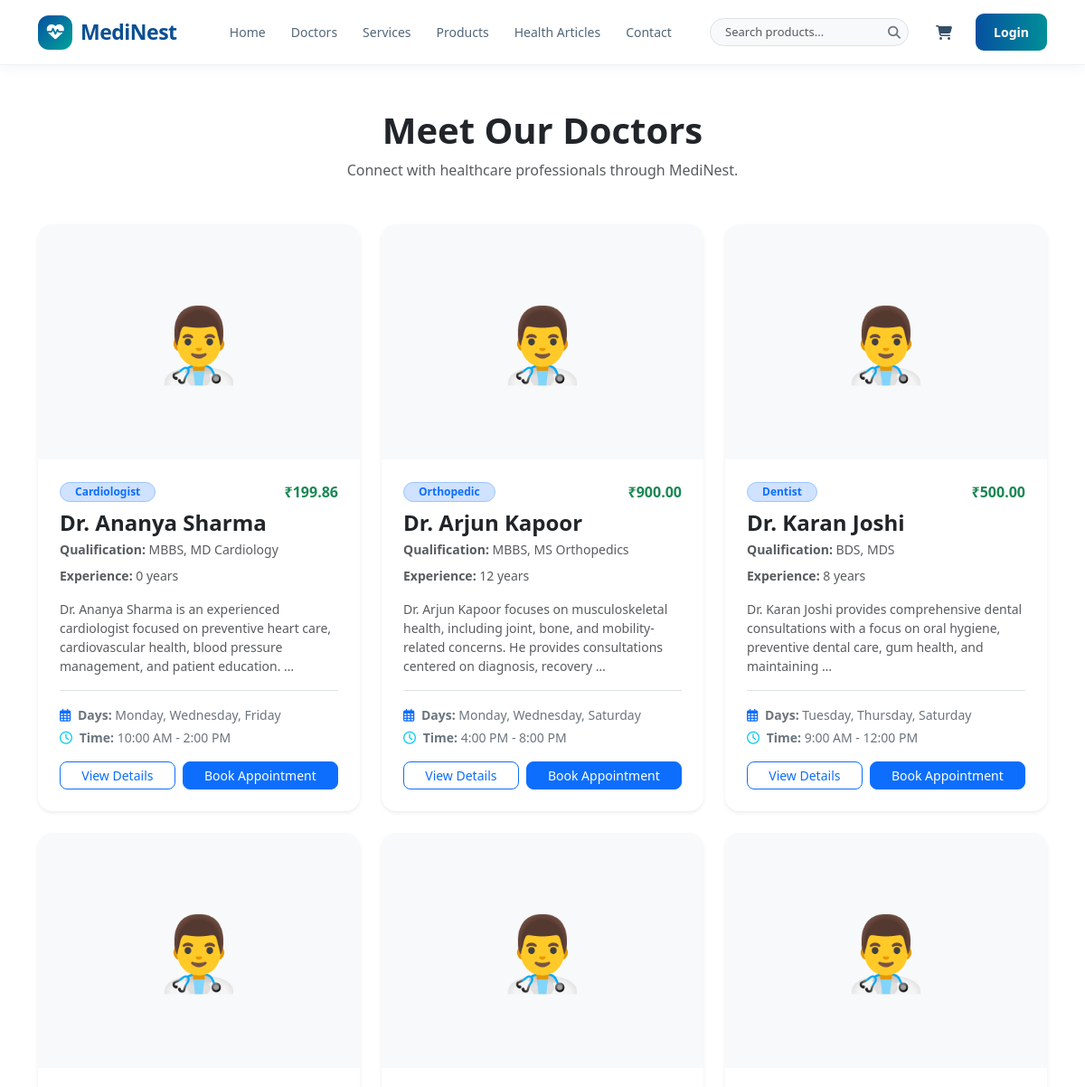
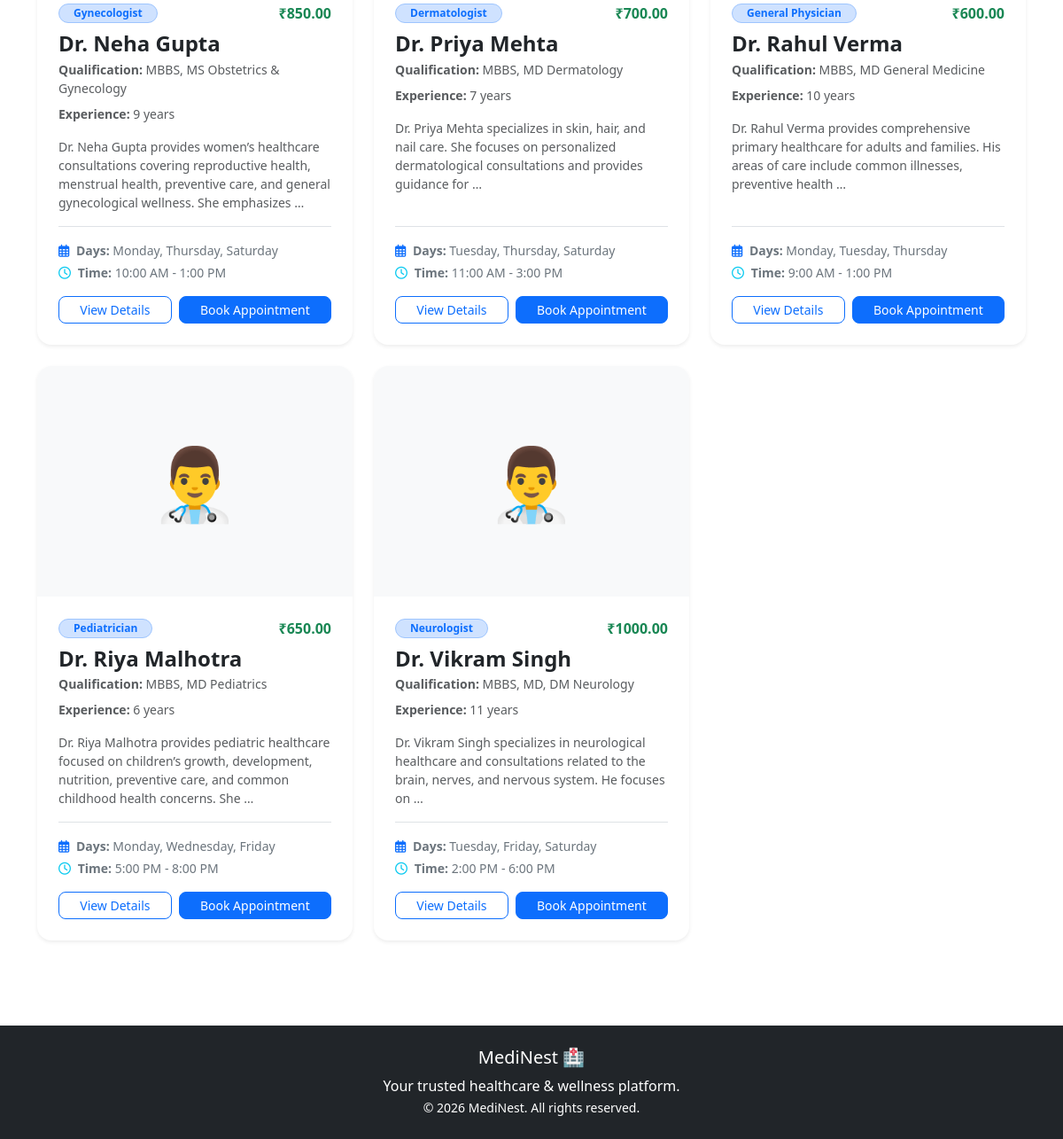
The app's page /doctors/ with its own data (2 pictures, top to bottom).
### doctors/models.py (models this page shows, shortened)
class Doctor(models.Model):
    SPECIALIZATION_CHOICES = [
        ("General Physician", "General Physician"),
        ("Cardiologist", "Cardiologist"),
        ("Dermatologist", "Dermatologist"),
        ("Dentist", "Dentist"),
        ("Pediatrician", "Pediatrician"),
        ("Gynecologist", "Gynecologist"),
        ("Neurologist", "Neurologist"),
        ("Orthopedic", "Orthopedic"),
    ]
    name = models.CharField(max_length=150)
    specialization = models.CharField(
        max_length=100,
        choices=SPECIALIZATION_CHOICES
    )
    qualification = models.CharField(max_length=200)
    experience = models.PositiveIntegerField(
        help_text="Experience in years"
    )
    bio = models.TextField(blank=True)
    profile_image = models.ImageField(
        upload_to="doctors/",
        blank=True,
        null=True
    )
    consultation_fee = models.DecimalField(
        max_digits=8,
        decimal_places=2
    )
    available_days = models.CharField(
        max_length=200,
        help_text="Example: Monday, Wednesday, Friday"
    )
    available_time = models.CharField(
        max_length=100,
        help_text="Example: 10:00 AM - 2:00 PM"
    )
    is_available = models.BooleanField(default=True)
    created_at = models.DateTimeField(auto_now_add=True)
    updated_at = models.DateTimeField(auto_now=True)
    @property
    def display_name(self):
        name = (self.name or "").strip()
        if not name:
            return "Dr."
        normalized_name = re.sub(r"^(?:Dr\.\s*)+", "", name, flags=re.IGNORECASE)
        normalized_name = normalized_name.strip()
        if not normalized_name:
            return "Dr."
        return f"Dr. {normalized_name}"

### doctors/views.py (the view)
# urls.py: path("", doctor_list, name="doctor_list"),
def doctor_list(request):
    doctors = Doctor.objects.filter(
        is_available=True
    ).order_by("name")
    return render(
        request,
        "doctors/doctor_list.html",
        {"doctors": doctors}
    )

### doctors/templates/doctors/doctor_list.html (shortened to what this page needs)
{% extends "base.html" %}
{% block content %}
<section class="py-5">
    <div class="container">
        <div class="text-center mb-5">
            <h1 class="fw-bold">Meet Our Doctors</h1>
            <p class="text-muted">
                Connect with healthcare professionals through MediNest.
            </p>
        </div>
        <div class="row g-4">
            {% for doctor in doctors %}
            <div class="col-md-6 col-lg-4">
                <div class="card border-0 shadow-sm h-100 rounded-4 overflow-hidden">
                    {% if doctor.profile_image %}
                    <img src="{{ doctor.profile_image.url }}" class="card-img-top"
                        style="height:260px; object-fit:cover;" alt="{{ doctor.name }}">
                    {% else %}
                    <div class="bg-light d-flex align-items-center justify-content-center" style="height:260px;">
                        <span style="font-size:80px;">👨‍⚕️</span>
                    </div>
                    {% endif %}
                    <div class="card-body d-flex flex-column p-4">
                        <div class="d-flex align-items-center justify-content-between mb-2">
                            <span
                                class="badge bg-primary-subtle text-primary border border-primary-subtle px-3 py-1 rounded-pill">
                                {{ doctor.specialization }}
                            </span>
                            <span class="fw-bold text-success">
                                ₹{{ doctor.consultation_fee }}
                            </span>
                        </div>
                        <h4 class="fw-bold mb-1">
                            <a href="{% url 'doctors:doctor_detail' doctor.id %}"
                                class="text-decoration-none text-dark">
                                {{ doctor.display_name }}
                            </a>
                        </h4>
                        <p class="text-muted small mb-2">
                            <strong>Qualification:</strong> {{ doctor.qualification }}
                        </p>
                        <p class="text-muted small mb-3">
                            <strong>Experience:</strong> {{ doctor.experience }} years
                        </p>
                        <p class="text-muted small mb-3 flex-grow-1">
                            {{ doctor.bio|truncatewords:20 }}
                        </p>
                        <div class="border-top pt-3 mt-auto">
                            <p class="small mb-1 text-secondary">
                                <i class="fa-regular fa-calendar-days text-primary me-1"></i>
                                <strong>Days:</strong> {{ doctor.available_days }}
                            </p>
                            <p class="small mb-3 text-secondary">
                                <i class="fa-regular fa-clock text-info me-1"></i>
                                <strong>Time:</strong> {{ doctor.available_time }}
                            </p>
                            <div class="d-flex gap-2">
                                <a href="{% url 'doctors:doctor_detail' doctor.id %}"
                                    class="btn btn-outline-primary btn-sm flex-fill rounded-3">
                                    View Details
                                </a>
                                <a href="{% url 'appointments:book_appointment' doctor.id %}"
                                    class="btn btn-primary btn-sm flex-fill rounded-3">
                                    Book Appointment
                                </a>
                            </div>
                        </div>
                    </div>
                </div>
            </div>
            {% empty %}
            <div class="col-12">
                <div class="alert alert-info text-center py-4 rounded-4 shadow-sm">
                    No doctors are currently available.
                </div>
            </div>
            {% endfor %}
        </div>
    </div>
</section>
{% endblock %}

### records on screen
Doctor: specialization "Cardiologist", consultation_fee "199.86", display_name "Dr. Ananya Sharma", qualification "MBBS, MD Cardiology", experience "0", bio "Dr. Ananya Sharma is an experienced cardiologist focused on preventive heart care, cardiovascular health, blood pressure management, and patient education. …", available_days "Monday, Wednesday, Friday", available_time "10:00 AM - 2:00 PM"
Doctor: specialization "Orthopedic", consultation_fee "900.00", display_name "Dr. Arjun Kapoor", qualification "MBBS, MS Orthopedics", experience "12", bio "Dr. Arjun Kapoor focuses on musculoskeletal health, including joint, bone, and mobility-related concerns. He provides consultations centered on diagnosis, recovery …", available_days "Monday, Wednesday, Saturday", available_time "4:00 PM - 8:00 PM"
Doctor: specialization "Dentist", consultation_fee "500.00", display_name "Dr. Karan Joshi", qualification "BDS, MDS", experience "8", bio "Dr. Karan Joshi provides comprehensive dental consultations with a focus on oral hygiene, preventive dental care, gum health, and maintaining …", available_days "Tuesday, Thursday, Saturday", available_time "9:00 AM - 12:00 PM"
Doctor: specialization "Gynecologist", consultation_fee "850.00", display_name "Dr. Neha Gupta", qualification "MBBS, MS Obstetrics & Gynecology", experience "9", bio "Dr. Neha Gupta provides women’s healthcare consultations covering reproductive health, menstrual health, preventive care, and general gynecological wellness. She emphasizes …", available_days "Monday, Thursday, Saturday", available_time "10:00 AM - 1:00 PM"
Doctor: specialization "Dermatologist", consultation_fee "700.00", display_name "Dr. Priya Mehta", qualification "MBBS, MD Dermatology", experience "7", bio "Dr. Priya Mehta specializes in skin, hair, and nail care. She focuses on personalized dermatological consultations and provides guidance for …", available_days "Tuesday, Thursday, Saturday", available_time "11:00 AM - 3:00 PM"
Doctor: specialization "General Physician", consultation_fee "600.00", display_name "Dr. Rahul Verma", qualification "MBBS, MD General Medicine", experience "10", bio "Dr. Rahul Verma provides comprehensive primary healthcare for adults and families. His areas of care include common illnesses, preventive health …", available_days "Monday, Tuesday, Thursday", available_time "9:00 AM - 1:00 PM"
Doctor: specialization "Pediatrician", consultation_fee "650.00", display_name "Dr. Riya Malhotra", qualification "MBBS, MD Pediatrics", experience "6", bio "Dr. Riya Malhotra provides pediatric healthcare focused on children’s growth, development, nutrition, preventive care, and common childhood health concerns. She …", available_days "Monday, Wednesday, Friday", available_time "5:00 PM - 8:00 PM"
Doctor: specialization "Neurologist", consultation_fee "1000.00", display_name "Dr. Vikram Singh", qualification "MBBS, MD, DM Neurology", experience "11", bio "Dr. Vikram Singh specializes in neurological healthcare and consultations related to the brain, nerves, and nervous system. He focuses on …", available_days "Tuesday, Friday, Saturday", available_time "2:00 PM - 6:00 PM"
